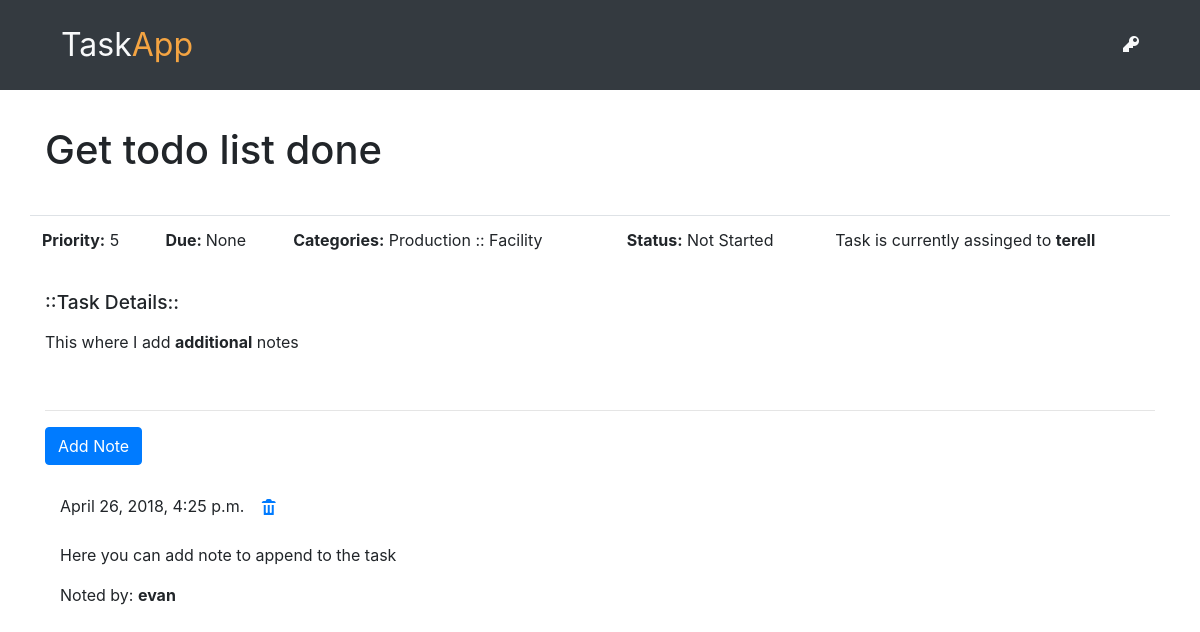
The app's page /task/2 with its own data.
### todoapp/models.py (models this page shows, shortened)
class Task(models.Model):
    author = models.ForeignKey('auth.User')
    subject = models.CharField(max_length=200)
    text = models.TextField()
    created_date = models.DateTimeField(default=timezone.now)
    due_date = models.DateField(blank=True, null=True)
    assign = models.CharField(max_length=200)
    status = models.CharField(max_length=200, default='Not Started')
    category = models.CharField(max_length=200)
    sub_category = models.CharField(max_length=200)
    priority = models.CharField(max_length=10, default='5')

class Notes(models.Model):
    task = models.ForeignKey('todoapp.Task',related_name='notes')
    author = models.CharField(max_length=200)
    text = models.TextField()
    created_date = models.DateTimeField(default=timezone.now)
    approved_note = models.BooleanField(default=True)

### todoapp/views.py (the view)
# urls.py: url(r'^task/(?P<pk>\d+)$', views.TaskDetailView.as_view(), name='task_detail'),
class TaskDetailView(DetailView):
    model = Task

### todoapp/templates/todoapp/task_detail.html (shortened to what this page needs)
{% extends "todoapp/base.html" %}
{% block content %}
    <div class="row">
        <div class="col-8 col-md-4">
            <h1 class="tasktitle">{{ task.subject }}</h1>
        </div>
        <div class="col-4">
        </div>
    </div>
    <div class="row taskdetail-container">
        <table class="table">
            <tr>
                <td><strong>Priority:</strong> {{ task.priority }}</td>
                <td><strong>Due: </strong> {{ task.due_date }}</td>
                <td><strong>Categories:</strong> {{ task.category }} :: {{ task.sub_category }}</td>
                <td><strong>Status:</strong> {{ task.status }}</td>
                <td>Task is currently assinged to <strong> {{ task.assign }}</strong></td>
            </tr>
        </table>
    </div>
    <div class="subject-container">
        <h3 class>::Task Details:: </h3>
        <p class="taskcontent"> {{ task.text|safe|linebreaksbr }}</p>
    </div>
    <hr>
    <a class="btn btn-primary" href="{% url 'add_note_to_task' pk=task.pk %}">Add Note</a>
    <div class="container">
        {% for note in task.notes.all %}
        <br>
            {% if user.is_authenticated or note.approved_note %}
                {{ note.created_date }}
                <a class="btn btn-default" href="{% url 'note_remove' pk=note.pk %}"><span class="oi oi-trash"></span></a>
                <p>{{ note.text|safe|linebreaksbr }}</p>
                <p>Noted by: <strong>{{ note.author }}</strong></p>
            {% endif %}
        {% empty %}
            <p>No notes added</p>
        {% endfor %}
    </div>
{% endblock %}

### todoapp/static/css/todoapp.css (style rules this page uses)
.taskdetail-container { margin-top: 3%; }
.subject-container { margin-bottom: 5%; }
.subject-container h3 { margin-top: 1%; font-size: 1.2em; }

### records on screen
Task: subject "Get todo list done", priority "5", due_date "None", category "Production", sub_category "Facility", status "Not Started", assign "terell", text "This where I add additional notes"
Notes: created_date "April 26, 2018, 4:25 p.m.", text "Here you can add note to append to the task", author "evan"
